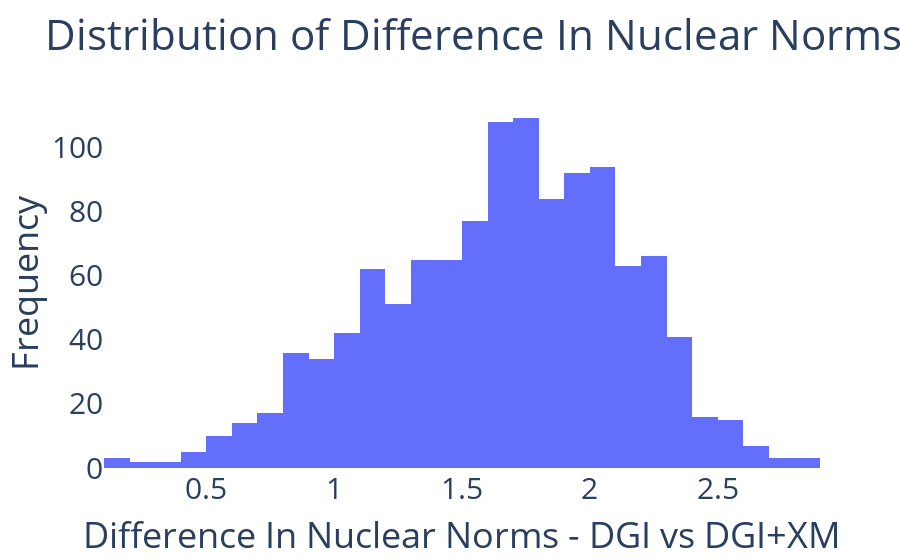
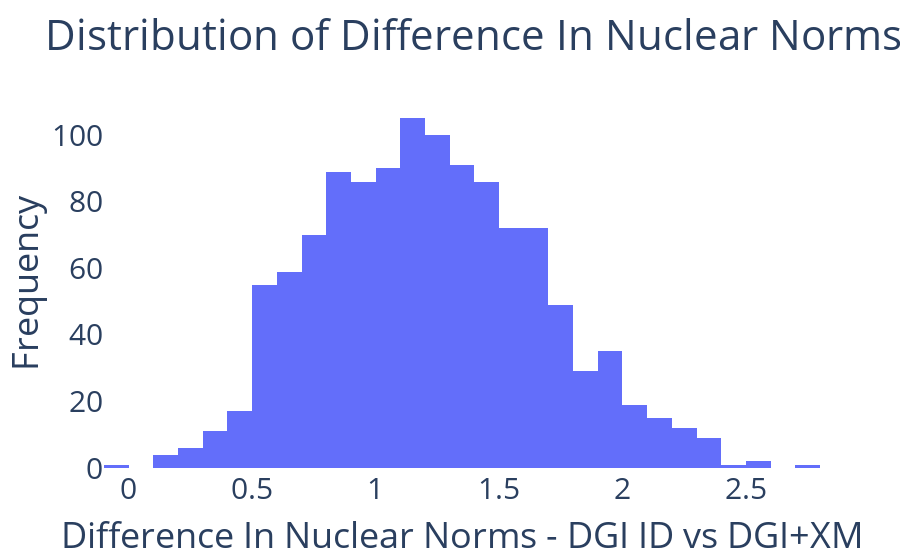
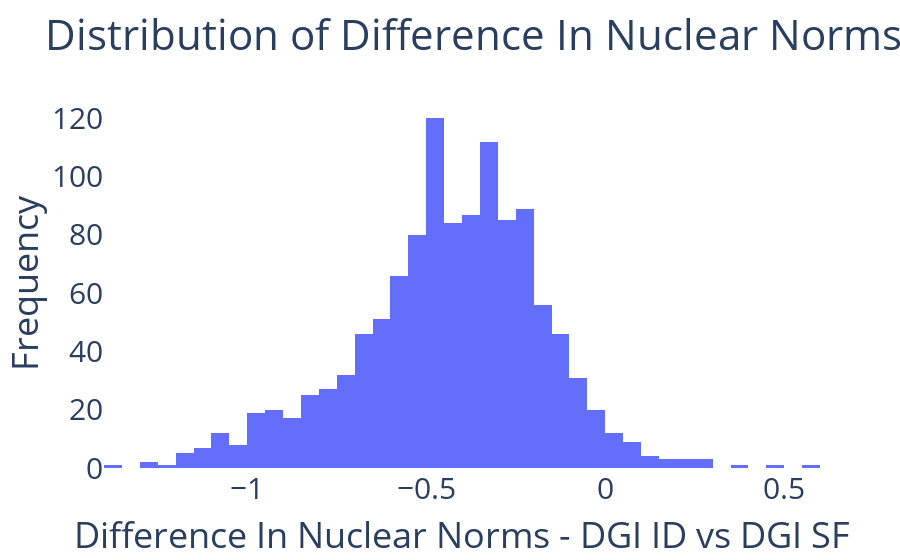

Write notebook code for charts like these, in order.
### Code cell
diff = np.array(norm_og) - np.array(norm_plus)
fig = go.Figure()
fig.add_trace(go.Histogram(x = diff))
fig.update_layout(title_text = 'Distribution of Difference In Nuclear Norms - DGI vs DGI+XM', 
                  xaxis_title_text = 'Difference In Nuclear Norms - DGI vs DGI+XM', 
                  yaxis_title_text = 'Frequency', 
                  plot_bgcolor = 'white', 
                  paper_bgcolor = 'white', 
                  font = dict(size = 30))
fig.show()

diff = np.array(norm_id) - np.array(norm_plus)
fig = go.Figure()
fig.add_trace(go.Histogram(x = diff))
fig.update_layout(title_text = 'Distribution of Difference In Nuclear Norms - DGI ID vs DGI+XM', 
                  xaxis_title_text = 'Difference In Nuclear Norms - DGI ID vs DGI+XM', 
                  yaxis_title_text = 'Frequency', 
                  plot_bgcolor = 'white', 
                  paper_bgcolor = 'white', 
                  font = dict(size = 30))
fig.show()


diff = np.array(norm_id) - np.array(norm_og)
fig = go.Figure()
fig.add_trace(go.Histogram(x = diff))
fig.update_layout(title_text = 'Distribution of Difference In Nuclear Norms - DGI ID vs DGI SF', 
                  xaxis_title_text = 'Difference In Nuclear Norms - DGI ID vs DGI SF', 
                  yaxis_title_text = 'Frequency', 
                  plot_bgcolor = 'white', 
                  paper_bgcolor = 'white', 
                  font = dict(size = 30))
fig.show()

### Figure 1 — Plotly figure (JSON) as saved in the notebook; plotly's stock layout.template omitted (floating-point values rounded to 4 significant figures; data arrays with more than 128 entries replaced by an {"elided": "..."} marker saying what was removed)
{"data": [{"type": "histogram", "x": {"elided": "1186 float values"}}], "layout": {"font": {"size": 30}, "paper_bgcolor": "white", "plot_bgcolor": "white", "title": {"text": "Distribution of Difference In Nuclear Norms - DGI vs DGI+XM"}, "xaxis": {"title": {"text": "Difference In Nuclear Norms - DGI vs DGI+XM"}}, "yaxis": {"title": {"text": "Frequency"}}}}

### Figure 2 — Plotly figure (JSON) as saved in the notebook; plotly's stock layout.template omitted (floating-point values rounded to 4 significant figures; data arrays with more than 128 entries replaced by an {"elided": "..."} marker saying what was removed)
{"data": [{"type": "histogram", "x": {"elided": "1186 float values"}}], "layout": {"font": {"size": 30}, "paper_bgcolor": "white", "plot_bgcolor": "white", "title": {"text": "Distribution of Difference In Nuclear Norms - DGI ID vs DGI+XM"}, "xaxis": {"title": {"text": "Difference In Nuclear Norms - DGI ID vs DGI+XM"}}, "yaxis": {"title": {"text": "Frequency"}}}}

### Figure 3 — Plotly figure (JSON) as saved in the notebook; plotly's stock layout.template omitted (floating-point values rounded to 4 significant figures; data arrays with more than 128 entries replaced by an {"elided": "..."} marker saying what was removed)
{"data": [{"type": "histogram", "x": {"elided": "1186 float values"}}], "layout": {"font": {"size": 30}, "paper_bgcolor": "white", "plot_bgcolor": "white", "title": {"text": "Distribution of Difference In Nuclear Norms - DGI ID vs DGI SF"}, "xaxis": {"title": {"text": "Difference In Nuclear Norms - DGI ID vs DGI SF"}}, "yaxis": {"title": {"text": "Frequency"}}}}
